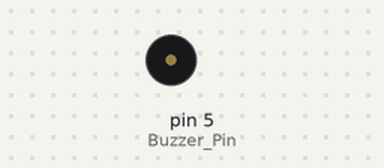
The sketch below on a simulated Arduino Uno, built with avr-gcc and run on an emulated ATmega328P. Parts: buzzer (waves = sounding).

Above: at 0.7 s.
At 5.1 s:
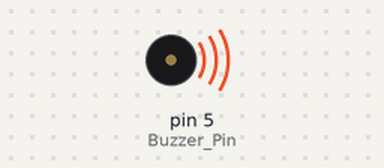
Timing chart, 0 to 5.8 s (numbered marks = the images above):
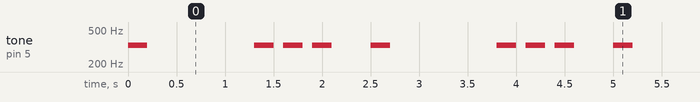

Measured:
- by itself, tone on pin 5 (Buzzer_Pin): repeats every 2.5 s: silent 1.1 s, 2 × (330 Hz 0.20 s, silent 0.10 s), 330 Hz 0.20 s, silent 0.40 s, 330 Hz 0.20 s

The sketch:

buzzer_beep_1.0.ino
```cpp
int Buzzer_Pin = 5;  // buzzer pin : 5번

int Tones[8] = {261, 294, 330, 349, 392, 440, 495, 524};

void setup() {
  pinMode(Buzzer_Pin, OUTPUT);
}

// state -> OPEN :1 , CLOSE :0
void buzzer_beep(int state){
    //OPEN (부저음 한번 출력)
    if(state == 1){
        tone(Buzzer_Pin, Tones[2]); // tone(출력 핀 번호, 주파수 값)
        delay(200); // 0.2초 출력
        noTone(Buzzer_Pin);
        delay(100);
      }
    //CLOSE (부저음 세번 출력)
    else{
      for (int i= 0; i < 3; i++) {
        tone(Buzzer_Pin, Tones[2]); // tone(출력 핀 번호, 주파수 값)
        delay(200);// 0.2초 음 출력
        noTone(Buzzer_Pin);
        delay(100);
          }
  noTone(Buzzer_Pin);
      }
  }

void loop() {
  noTone(Buzzer_Pin);

  buzzer_beep(1);
  delay(1000);
  buzzer_beep(0);
  delay(300);

}
```
